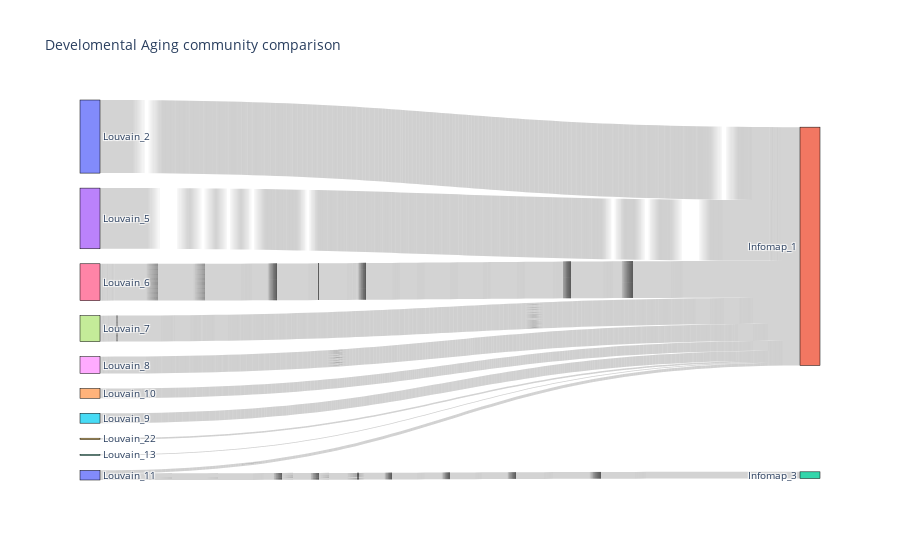

The notebook cell saved with this chart:
### Code cell
import plotly.graph_objects as go
import kaleido


fig = go.Figure(data=[go.Sankey(
    node = dict(
      pad = 15,
      thickness = 20,
      line = dict(color = "black", width = 0.5),
      label = com_label,
    ),
    link = dict(
      source = com_source, # indices correspond to labels, eg A1, A2, A1, B1, ...
      target = com_target,
      value = value_list,
      line = dict(color = "grey", width = 0.005),
        
  ))])
fig.update_layout(title_text="Community comparison", font_size=10)
fig.show()

### Figure 1 — Plotly figure (JSON) as saved in the notebook; plotly's stock layout.template omitted (floating-point values rounded to 4 significant figures; data arrays with more than 128 entries replaced by an {"elided": "..."} marker saying what was removed)
{"data": [{"link": {"line": {"color": "grey", "width": 0.005}, "source": {"elided": "4152 int values"}, "target": {"elided": "4152 int values"}, "value": {"elided": "4152 int values"}}, "node": {"label": ["Louvain_2", "Louvain_14", "Louvain_13", "Louvain_5", "Louvain_10", "Louvain_9", "Louvain_6", "Louvain_7", "Louvain_8", "Louvain_22", "Louvain_11", "Infomap_1", "Infomap_3"], "line": {"color": "black", "width": 0.5}, "pad": 15, "thickness": 20}, "type": "sankey"}], "layout": {"autosize": true, "font": {"size": 10}, "title": {"text": "Develomental Aging community comparison"}}}
